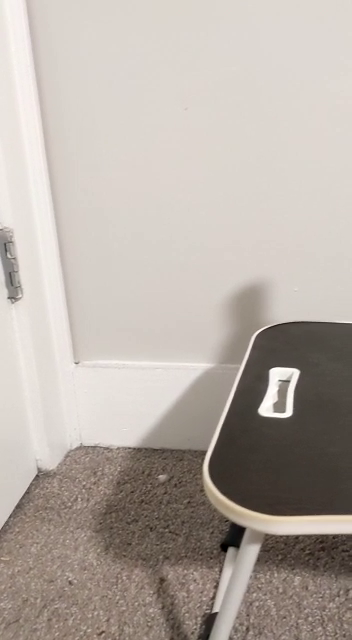
#> input picture frame 33 of Assignment-3/Video.mp4, 352 x 640 px
$ jupyter execute Assign__3.ipynb
#> lines starting #> are read from the running program, lines starting #| are printed output that depends on the picture
[cell 1]
import cv2
import glob
import numpy as np
import matplotlib.pyplot as plt
from scipy.signal import fftconvolve,convolve2d
import math

Q1)
--> SSD or Normalized Correlation:
Capture a 10 sec video footage using the camera. The footage should be taken with the camera in hand
and you need to pan the camera slightly from left-right or right-left during the 10 sec duration. Pick any
image frame from the 10 sec video footage. Pick a region of interest corresponding to an object in the
image. Crop this region from the image. Then use this cropped region to compare with randomly picked
10 images in the dataset of 10 sec video frames, to see if there is a match for the object in the scenes from
the 10 images. For comparison use sum of squared differences (SSD) or normalized correlation.

[cell 2]
vidcap = cv2.VideoCapture(r'C:\Users\gppre\Desktop\CV_Assignment\Video.mp4')
success,image = vidcap.read()
#> image is the input picture: shape (640, 352, 3); mean B, G, R 165.6, 173.1, 181.9
count = 0
while success:
    success,image = vidcap.read()
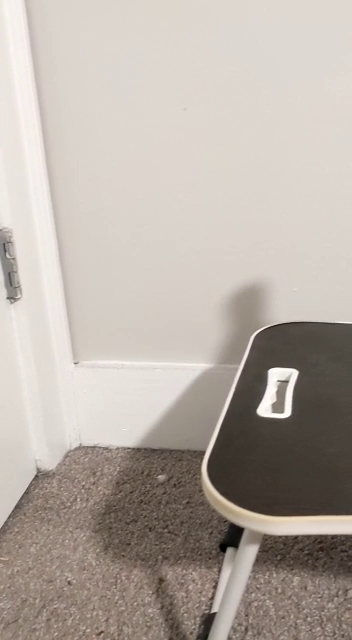
#> input picture frame 34 of Assignment-3/Video.mp4, 352 x 640 px
#> image is the input picture: shape (640, 352, 3); mean B, G, R 165.5, 172.9, 181.8
    if count%30==0 :
        image=cv2.flip(image,0)
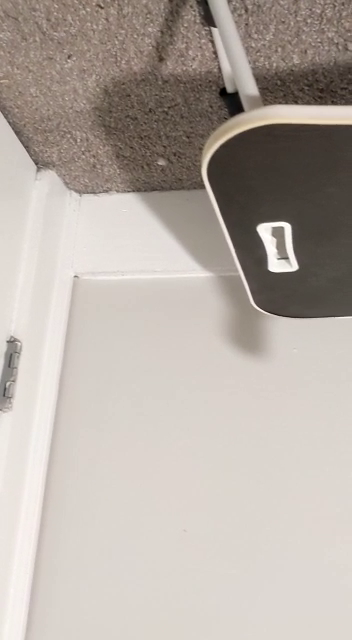
#> image: shape (640, 352, 3); mean B, G, R 165.5, 172.9, 181.8
        image=cv2.flip(image,0)
        cv2.imwrite(r'C:\Users\gppre\Desktop\CV_Assignment\Imgs\frame%d.jpg' % count, image)
        print('Read a new frame: ', success)
#| Read a new frame:  True
    count += 1

$ run again, starting later in the video
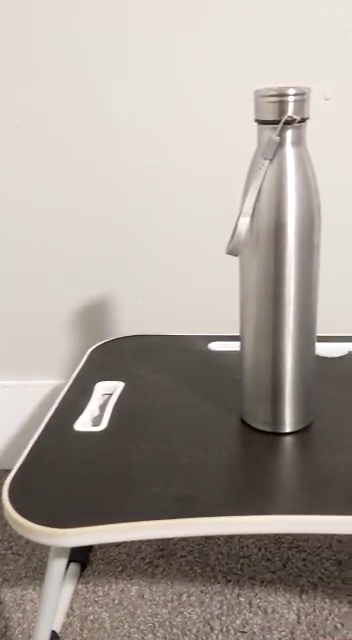
#> input picture frame 149 of Assignment-3/Video.mp4, 352 x 640 px
#> image is the input picture: shape (640, 352, 3); mean B, G, R 154.4, 161.1, 169.1
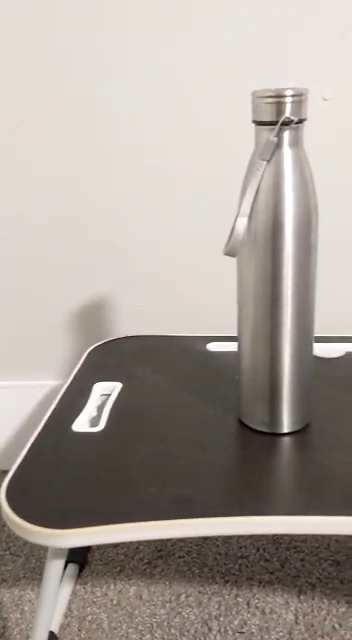
#> input picture frame 150 of Assignment-3/Video.mp4, 352 x 640 px
#> image is the input picture: shape (640, 352, 3); mean B, G, R 154.3, 161, 169
#> `image=cv2.flip(image,0)`:
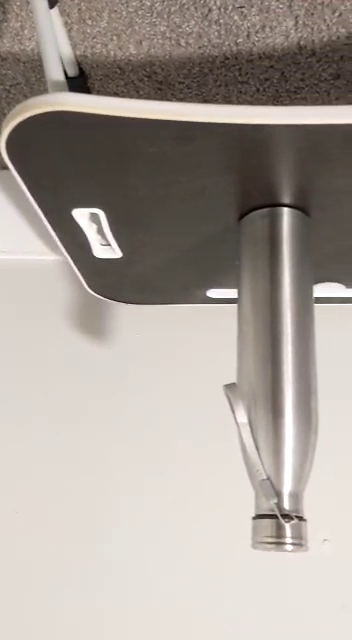
#> image: shape (640, 352, 3); mean B, G, R 154.3, 161, 169
#| Read a new frame:  True

$ run again, starting later in the video
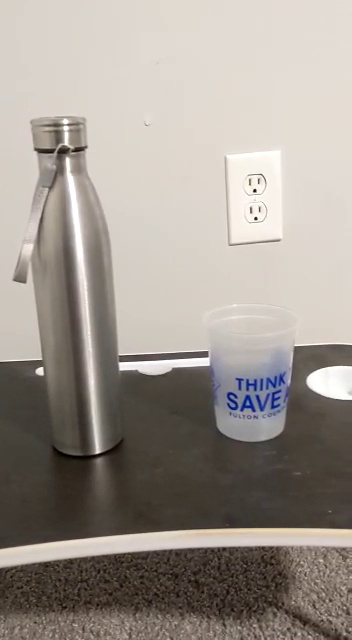
#> input picture frame 265 of Assignment-3/Video.mp4, 352 x 640 px
#> image is the input picture: shape (640, 352, 3); mean B, G, R 144.7, 151.6, 158.9
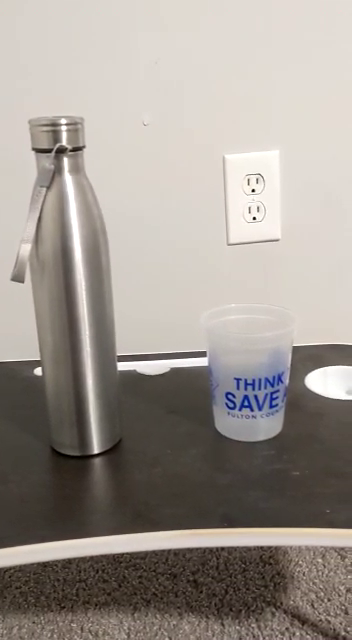
#> input picture frame 266 of Assignment-3/Video.mp4, 352 x 640 px
#> image is the input picture: shape (640, 352, 3); mean B, G, R 144.8, 151.7, 159
#> `image=cv2.flip(image,0)`:
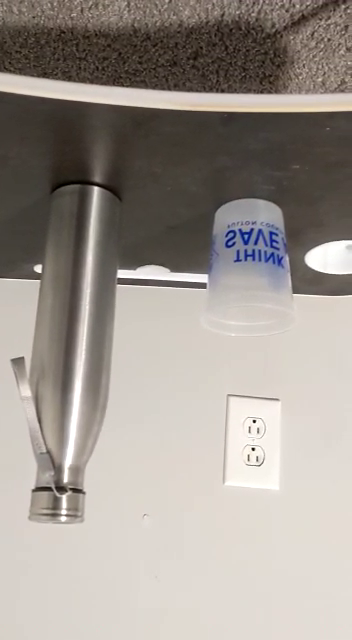
#> image: shape (640, 352, 3); mean B, G, R 144.8, 151.7, 159
#| Read a new frame:  True
